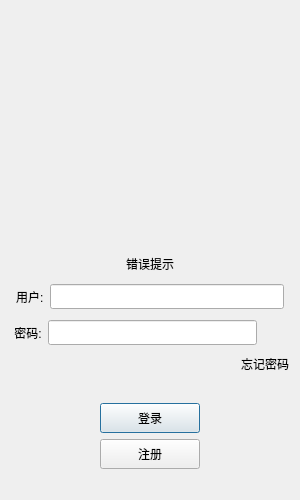
<?xml version="1.0" encoding="UTF-8"?>
<ui version="4.0">
 <class>Login</class>
 <widget class="QDialog" name="Login">
  <property name="geometry">
   <rect>
    <x>0</x>
    <y>0</y>
    <width>300</width>
    <height>500</height>
   </rect>
  </property>
  <property name="minimumSize">
   <size>
    <width>300</width>
    <height>500</height>
   </size>
  </property>
  <property name="maximumSize">
   <size>
    <width>300</width>
    <height>500</height>
   </size>
  </property>
  <property name="windowTitle">
   <string>Dialog</string>
  </property>
  <layout class="QVBoxLayout" name="verticalLayout_2">
   <item>
    <widget class="QWidget" name="widget" native="true">
     <property name="sizePolicy">
      <sizepolicy hsizetype="Preferred" vsizetype="Preferred">
       <horstretch>0</horstretch>
       <verstretch>0</verstretch>
      </sizepolicy>
     </property>
     <property name="minimumSize">
      <size>
       <width>0</width>
       <height>0</height>
      </size>
     </property>
     <property name="maximumSize">
      <size>
       <width>16777215</width>
       <height>16777215</height>
      </size>
     </property>
     <layout class="QHBoxLayout" name="horizontalLayout_6">
      <item>
       <widget class="QLabel" name="label">
        <property name="minimumSize">
         <size>
          <width>200</width>
          <height>200</height>
         </size>
        </property>
        <property name="maximumSize">
         <size>
          <width>200</width>
          <height>200</height>
         </size>
        </property>
        <property name="contextMenuPolicy">
         <enum>Qt::ContextMenuPolicy::CustomContextMenu</enum>
        </property>
        <property name="text">
         <string/>
        </property>
        <property name="pixmap">
         <pixmap resource="resources.qrc">:/img/head.png</pixmap>
        </property>
        <property name="scaledContents">
         <bool>true</bool>
        </property>
        <property name="alignment">
         <set>Qt::AlignmentFlag::AlignCenter</set>
        </property>
       </widget>
      </item>
     </layout>
    </widget>
   </item>
   <item>
    <spacer name="verticalSpacer">
     <property name="orientation">
      <enum>Qt::Orientation::Vertical</enum>
     </property>
     <property name="sizeHint" stdset="0">
      <size>
       <width>20</width>
       <height>40</height>
      </size>
     </property>
    </spacer>
   </item>
   <item>
    <widget class="QLabel" name="error_tips">
     <property name="text">
      <string>错误提示</string>
     </property>
     <property name="alignment">
      <set>Qt::AlignmentFlag::AlignCenter</set>
     </property>
    </widget>
   </item>
   <item>
    <layout class="QVBoxLayout" name="verticalLayout">
     <item>
      <layout class="QHBoxLayout" name="horizontalLayout">
       <property name="leftMargin">
        <number>5</number>
       </property>
       <property name="topMargin">
        <number>5</number>
       </property>
       <property name="rightMargin">
        <number>5</number>
       </property>
       <property name="bottomMargin">
        <number>5</number>
       </property>
       <item>
        <widget class="QLabel" name="user_label">
         <property name="minimumSize">
          <size>
           <width>0</width>
           <height>25</height>
          </size>
         </property>
         <property name="maximumSize">
          <size>
           <width>16777215</width>
           <height>25</height>
          </size>
         </property>
         <property name="text">
          <string>用户:</string>
         </property>
        </widget>
       </item>
       <item>
        <widget class="QLineEdit" name="user_lineEdit">
         <property name="minimumSize">
          <size>
           <width>0</width>
           <height>25</height>
          </size>
         </property>
         <property name="maximumSize">
          <size>
           <width>16777215</width>
           <height>25</height>
          </size>
         </property>
         <property name="inputMask">
          <string/>
         </property>
         <property name="text">
          <string/>
         </property>
        </widget>
       </item>
      </layout>
     </item>
    </layout>
   </item>
   <item>
    <layout class="QHBoxLayout" name="horizontalLayout_2">
     <item>
      <widget class="QLabel" name="password_label">
       <property name="text">
        <string> 密码:</string>
       </property>
      </widget>
     </item>
     <item>
      <widget class="QLineEdit" name="password_edit">
       <property name="minimumSize">
        <size>
         <width>0</width>
         <height>25</height>
        </size>
       </property>
       <property name="maximumSize">
        <size>
         <width>16777215</width>
         <height>25</height>
        </size>
       </property>
       <property name="text">
        <string/>
       </property>
      </widget>
     </item>
     <item>
      <widget class="ClickedLabel" name="pass_visible">
       <property name="minimumSize">
        <size>
         <width>26</width>
         <height>20</height>
        </size>
       </property>
       <property name="maximumSize">
        <size>
         <width>26</width>
         <height>20</height>
        </size>
       </property>
       <property name="text">
        <string/>
       </property>
       <property name="alignment">
        <set>Qt::AlignmentFlag::AlignCenter</set>
       </property>
      </widget>
     </item>
    </layout>
   </item>
   <item>
    <layout class="QHBoxLayout" name="horizontalLayout_3">
     <item>
      <spacer name="horizontalSpacer">
       <property name="orientation">
        <enum>Qt::Orientation::Horizontal</enum>
       </property>
       <property name="sizeHint" stdset="0">
        <size>
         <width>40</width>
         <height>20</height>
        </size>
       </property>
      </spacer>
     </item>
     <item>
      <widget class="ClickedLabel" name="forget_label">
       <property name="minimumSize">
        <size>
         <width>0</width>
         <height>25</height>
        </size>
       </property>
       <property name="maximumSize">
        <size>
         <width>16777215</width>
         <height>25</height>
        </size>
       </property>
       <property name="text">
        <string>忘记密码</string>
       </property>
      </widget>
     </item>
    </layout>
   </item>
   <item>
    <spacer name="verticalSpacer_2">
     <property name="orientation">
      <enum>Qt::Orientation::Vertical</enum>
     </property>
     <property name="sizeHint" stdset="0">
      <size>
       <width>20</width>
       <height>40</height>
      </size>
     </property>
    </spacer>
   </item>
   <item>
    <layout class="QHBoxLayout" name="horizontalLayout_4">
     <item>
      <spacer name="horizontalSpacer_3">
       <property name="orientation">
        <enum>Qt::Orientation::Horizontal</enum>
       </property>
       <property name="sizeHint" stdset="0">
        <size>
         <width>40</width>
         <height>20</height>
        </size>
       </property>
      </spacer>
     </item>
     <item>
      <widget class="QPushButton" name="login_button">
       <property name="minimumSize">
        <size>
         <width>100</width>
         <height>30</height>
        </size>
       </property>
       <property name="maximumSize">
        <size>
         <width>100</width>
         <height>30</height>
        </size>
       </property>
       <property name="text">
        <string>登录</string>
       </property>
      </widget>
     </item>
     <item>
      <spacer name="horizontalSpacer_2">
       <property name="orientation">
        <enum>Qt::Orientation::Horizontal</enum>
       </property>
       <property name="sizeHint" stdset="0">
        <size>
         <width>40</width>
         <height>20</height>
        </size>
       </property>
      </spacer>
     </item>
    </layout>
   </item>
   <item>
    <layout class="QHBoxLayout" name="horizontalLayout_5">
     <item>
      <spacer name="horizontalSpacer_4">
       <property name="orientation">
        <enum>Qt::Orientation::Horizontal</enum>
       </property>
       <property name="sizeHint" stdset="0">
        <size>
         <width>40</width>
         <height>20</height>
        </size>
       </property>
      </spacer>
     </item>
     <item>
      <widget class="QPushButton" name="register_button">
       <property name="minimumSize">
        <size>
         <width>100</width>
         <height>30</height>
        </size>
       </property>
       <property name="maximumSize">
        <size>
         <width>100</width>
         <height>30</height>
        </size>
       </property>
       <property name="text">
        <string>注册</string>
       </property>
      </widget>
     </item>
     <item>
      <spacer name="horizontalSpacer_5">
       <property name="orientation">
        <enum>Qt::Orientation::Horizontal</enum>
       </property>
       <property name="sizeHint" stdset="0">
        <size>
         <width>40</width>
         <height>20</height>
        </size>
       </property>
      </spacer>
     </item>
    </layout>
   </item>
   <item>
    <spacer name="verticalSpacer_3">
     <property name="orientation">
      <enum>Qt::Orientation::Vertical</enum>
     </property>
     <property name="sizeHint" stdset="0">
      <size>
       <width>20</width>
       <height>40</height>
      </size>
     </property>
    </spacer>
   </item>
  </layout>
 </widget>
 <customwidgets>
  <customwidget>
   <class>ClickedLabel</class>
   <extends>QLabel</extends>
   <header>clickedlabel.h</header>
  </customwidget>
 </customwidgets>
 <resources>
  <include location="resources.qrc"/>
 </resources>
 <connections/>
</ui>
